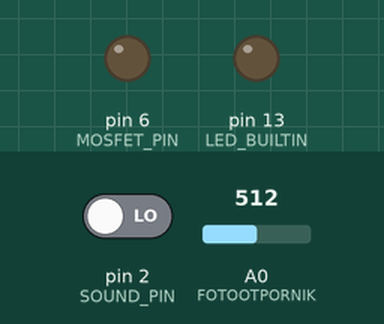
Recording of a sketch running on a simulated Arduino Uno, built with avr-gcc and run on an emulated ATmega328P. Shown: output pins drawn as LEDs (lit = HIGH). Inputs (shaded band) come from the test bench; at power-on: A0 (FOTOOTPORNIK) = 512, pin 2 (SOUND_PIN) LOW. Sleep ends after the set time or at an interrupt.

Above: at 1.2 s.
1.3 s: A0 (FOTOOTPORNIK) set to 7
2.8 s: A0 (FOTOOTPORNIK) set to 4
At 3.8 s:
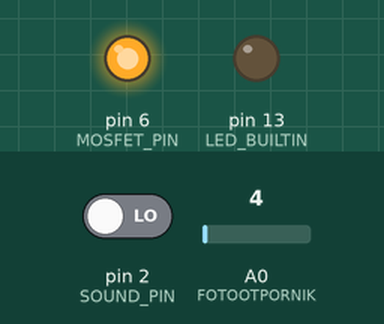
4.3 s: A0 (FOTOOTPORNIK) set to 122
At 4.9 s:
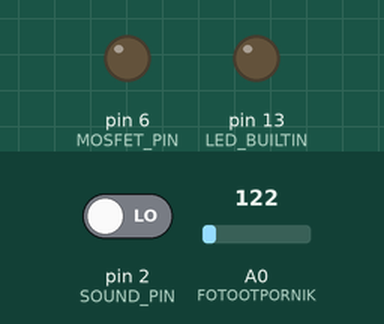
5.8 s: A0 (FOTOOTPORNIK) set to 0
At 6.1 s:
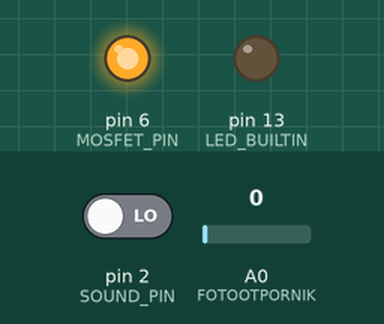
Timing chart, 0 to 8.3 s (numbered marks = the images above; inputs shaded):
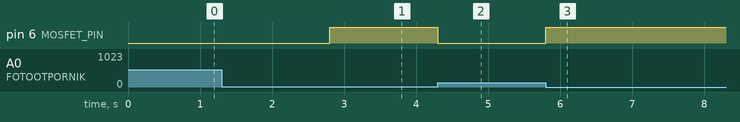

The sketch:

nocni-kontrolor.ino
```cpp
#include <avr/sleep.h>
#include <avr/wdt.h>

#define FOTOOTPORNIK A0
#define MOSFET_PIN 6
#define SOUND_PIN 2

const int granicaMraka = 6;
const int granicaSvetla = 11;
const unsigned long trajanjeSvetla = 30 * 60000UL; // minuta

volatile bool pljesnuto = false;
unsigned long vremePaljenja = 0;
unsigned long poslednjiPljesak = 0;
bool biloUgaseno = false;
bool noviDan = true;
bool jeMrak = false;

ISR(WDT_vect) {} // gazi default, omogućava buđenje bez reseta

void hendlajPljesak() {
  unsigned long sada = millis();
  if (sada - poslednjiPljesak > 200) { // debounce
    pljesnuto = true;
    poslednjiPljesak = sada;
  }
}

void spavaj() {
  set_sleep_mode(SLEEP_MODE_IDLE);
  sleep_enable();
  wdt_enable(WDTO_8S);
  wdt_reset();
  sleep_cpu();
  sleep_disable();
  wdt_disable();
}

void prekidac(bool paljenje) {
  vremePaljenja = paljenje ? millis() : 0;
  if (!paljenje) biloUgaseno = true;
}

bool upaljeno() {
  return vremePaljenja != 0;
}

bool vremeIsteklo() {
  return millis() - vremePaljenja >= trajanjeSvetla;
}

void setup() {
  pinMode(MOSFET_PIN, OUTPUT);
  digitalWrite(MOSFET_PIN, LOW);

  pinMode(SOUND_PIN, INPUT);
  attachInterrupt(digitalPinToInterrupt(SOUND_PIN), hendlajPljesak, RISING);

  pinMode(LED_BUILTIN, OUTPUT);
  digitalWrite(LED_BUILTIN, LOW);
}

void loop() {

  if (!pljesnuto) {
    int vrednost = analogRead(FOTOOTPORNIK);
    if (jeMrak && vrednost > granicaSvetla) jeMrak = false; // histereza (favorizuje prethodno stanje)
    if (!jeMrak && vrednost < granicaMraka) jeMrak = true;

    if (jeMrak) {
      if (!upaljeno() && !biloUgaseno) {
        prekidac(true);
      } else if (upaljeno() && vremeIsteklo()) {
        prekidac(false);
      }
      noviDan = true;
    }

    if (!jeMrak) {
      if (upaljeno() && (noviDan || vremeIsteklo())) {
        prekidac(false);
      }
      biloUgaseno = false; // reset za noć
      noviDan = false;
    }
  }

  if (pljesnuto) {
    prekidac(!upaljeno());
    pljesnuto = false;
  }

  digitalWrite(MOSFET_PIN, upaljeno());
  spavaj();
}
```

Measured:
- the behaviour switches between 6 and 5 on A0 (FOTOOTPORNIK) (found by bisection; images 0 and 1)
- after the input at 1.3 s, every drawn part: stays the same
- after the input at 2.8 s, pin 6 (MOSFET_PIN): LOW → HIGH at once
- after the input at 4.3 s, pin 6 (MOSFET_PIN): HIGH → LOW at once
- after the input at 5.8 s, pin 6 (MOSFET_PIN): LOW → HIGH at once
